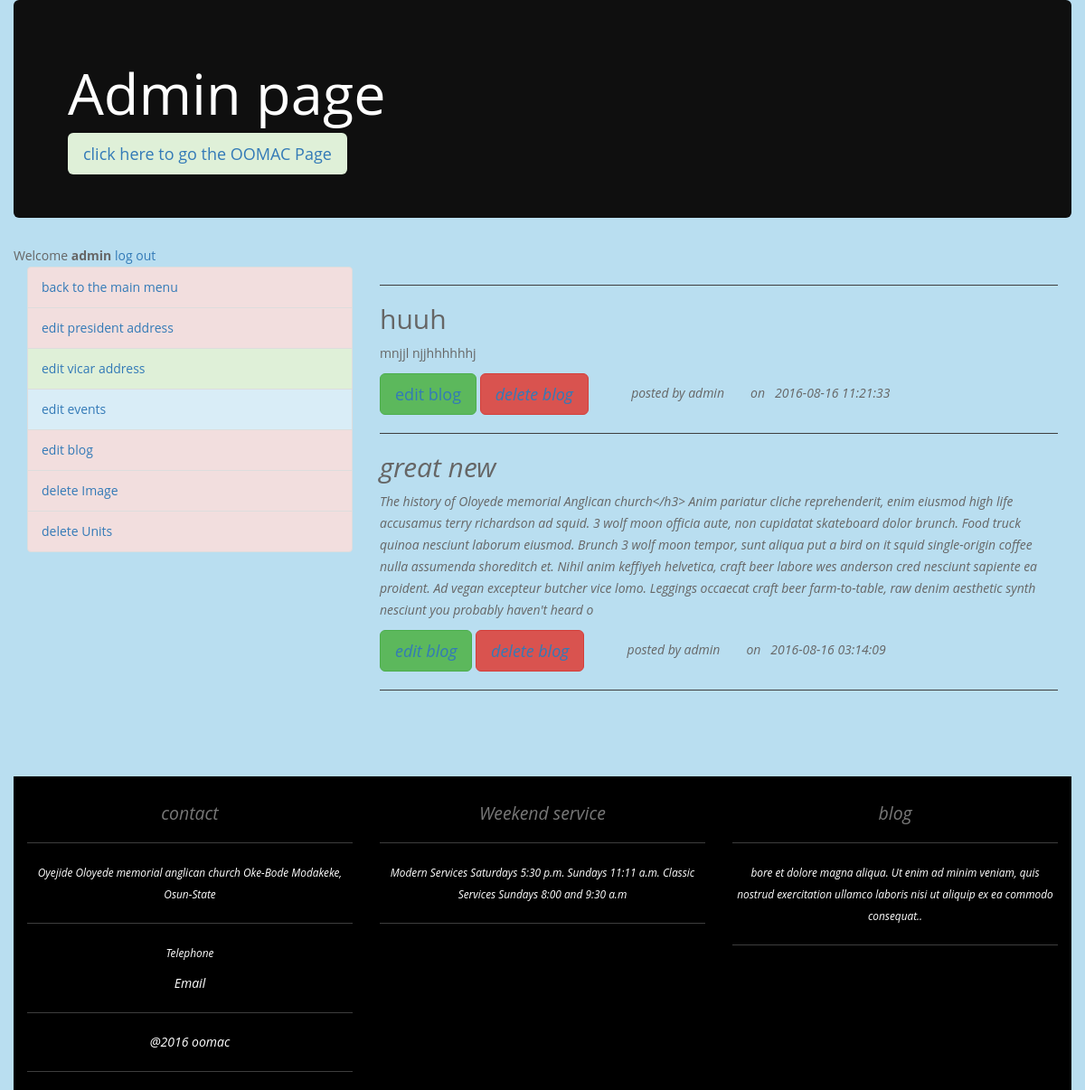
The page /edit/editBlog.php (signed in) on the database its author committed.
### tables this page shows
CREATE TABLE `blog` (
  `blog_id` int(11) NOT NULL,
  `post_title` varchar(200) NOT NULL,
  `post_content` text NOT NULL,
  `post_date` datetime NOT NULL,
  `post_author` varchar(50) NOT NULL,
  `blog_image` varchar(50) DEFAULT NULL
);

CREATE TABLE `member` (
  `member_id` int(11) NOT NULL,
  `username` varchar(50) NOT NULL,
  `password` varchar(50) NOT NULL
);

### edit/editBlog.php (the view, shortened to what this page needs)
<?php
require_once "../include/function.php";
welcome();?>
<div class="container">
    <div class="row">
        <div class="col-md-4">
        </div>
        <div class="col-md-8">
            <?php
            global $link;
            $result=mysqli_query($link, "SELECT * FROM blog ORDER BY blog_id DESC ");
            while($row=mysqli_fetch_array($result)){
                $title = check($row['post_title']);
                $content = check(substr($row['post_content'], 0, 700));
                $date = check($row['post_date']);
                $post_author_id = check($row['post_author']);
                $author_result = mysqli_query($link, "SELECT member_id, username FROM member WHERE member_id = '$post_author_id'");
                if(mysqli_num_rows($author_result)==1){
                    $row2=mysqli_fetch_array($author_result);
                    $author = check($row2['username']);
                }
                ?>
                <hr>
                <h2><?php echo "$title"?></h2>
                <p><?php echo "$content"?>
                </p>
                <button class="btn btn-success btn-lg" type="button"><?php echo
                        "<a href='showBlog.php?ebid=".$row['blog_id']."'>edit blog</a>"."";?></button><span><em>
                        <button class="btn btn-danger btn-lg" type="button"><?php echo
                                "<a href='deleteBlog.php?ebid=".$row['blog_id']."'>delete blog</a>"."";?></button><span><em>
                        &nbsp;&nbsp;&nbsp; &nbsp; &nbsp; &nbsp; &nbsp;&nbsp;posted by <?php echo $author?>
                    </em></span><span>&nbsp; &nbsp; &nbsp; &nbsp;on &nbsp;  <?php echo "$date \t"?>
                    </p></span>
                <?php
            }
            ?><hr>
        </div>
    </div>
</div>
</body>
</html>

### css/style.css (style rules this page uses)
body { color: #666; font: 14px/24px "Open Sans", "HelveticaNeue-Light", "Helvetica Neue Light", "Helvetica Neue", Helvetica, Arial, "Lucida Grande", Sans-Serif; }

### rows shown on the page
blog: post_title "huuh", post_content "mnjjl njjhhhhhhj", member.username "admin", post_date "2016-08-16 11:21:33"
blog: post_title "great new", post_content "The history of Oloyede memorial Anglican church</h3> Anim pariatur cliche reprehenderit, enim eiusmod high life accusamus terry richardson ad squid. 3 wolf moon officia aute, non cupidatat skateboard dolor brunch. Food truck quinoa nesciunt laborum eiusmod. Brunch 3 wolf moon tempor, sunt aliqua put a bird on it squid single-origin coffee nulla assumenda shoreditch et. Nihil anim keffiyeh helvetica, craft beer labore wes anderson cred nesciunt sapiente ea proident. Ad vegan excepteur butcher vice lomo. Leggings occaecat craft beer farm-to-table, raw denim aesthetic synth nesciunt you probably haven't heard o", member.username "admin", post_date "2016-08-16 03:14:09"

### other values the page prints
$user "admin"
